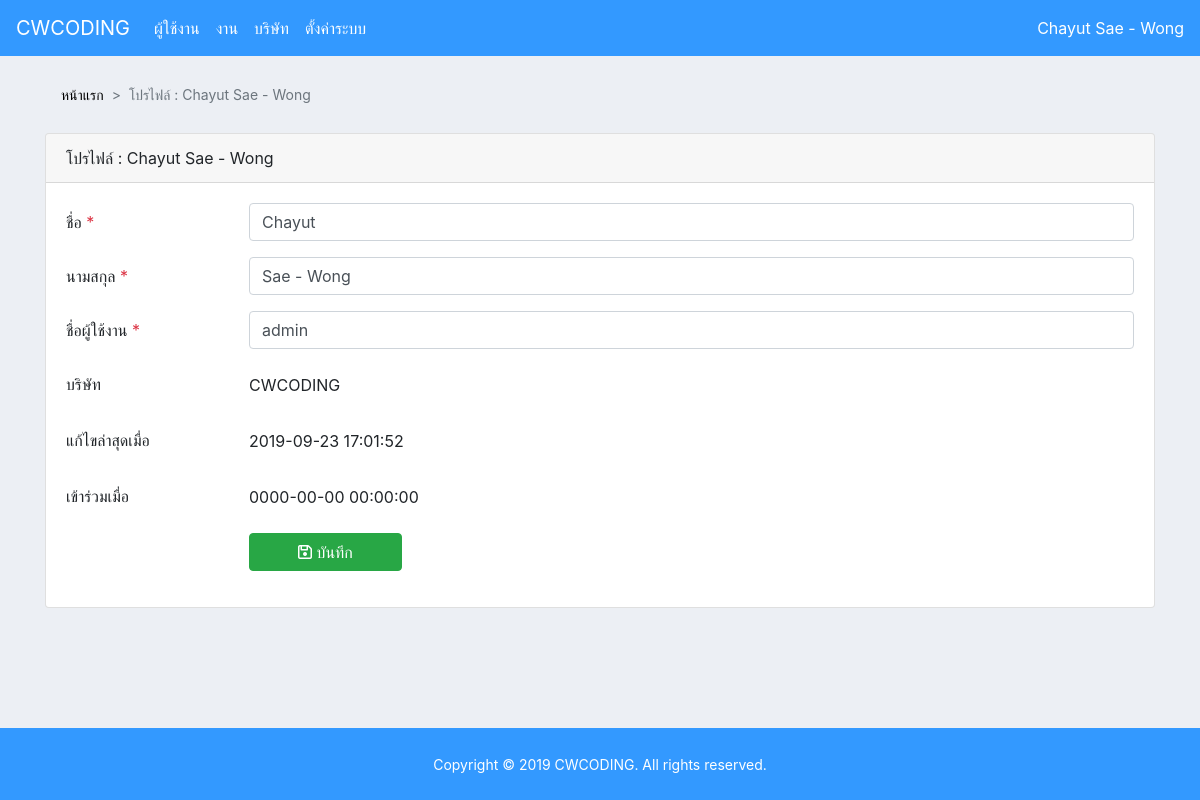
Page /app/dashboard/?page=users_profile (signed in) on the committed database.
### tables this page shows
CREATE TABLE `users` (
  `id` int(11) NOT NULL,
  `username` varchar(100) NOT NULL,
  `password` varchar(100) NOT NULL,
  `first_name` varchar(100) NOT NULL,
  `last_name` varchar(100) NOT NULL,
  `company` int(11) NOT NULL,
  `permission` enum('ADMINISTRATOR','USER') DEFAULT 'USER',
  `status` enum('Y','N') NOT NULL DEFAULT 'N',
  `updated_at` datetime NOT NULL,
  `created_at` datetime NOT NULL
);

CREATE TABLE `company` (
  `id` int(11) NOT NULL,
  `name` varchar(100) NOT NULL,
  `business_type` text NOT NULL,
  `about` text NOT NULL,
  `address` text NOT NULL,
  `province` int(11) NOT NULL,
  `tel` varchar(20) NOT NULL,
  `email` varchar(100) NOT NULL,
  `web_site` varchar(100) NOT NULL,
  `contact` varchar(100) NOT NULL,
  `updated_at` datetime NOT NULL,
  `created_at` datetime NOT NULL,
  `status` enum('Y','N') NOT NULL
);

### services/services.php (called while the page is built, shortened)
<?php
require_once("../../db_function/db_function.php");
$connection = db_connect();
function get_company($req = null)
{
    global $connection;
    if (!empty($req["id"])) {
        $id = $req["id"];
    }
    $sql = "SELECT `id`, `name`, `status`, `business_type`, `about`, `address`, `province`, `tel`, `email`, `web_site`, `contact`, `updated_at`, `created_at` FROM `company` ";
    if (!empty($req["id"])) {
        $sql .= "WHERE id = '" . $id . "' ";
    }
    $result = db_select($connection, $sql);
    $rows = array();
    if (!empty($result)) {
        foreach ($result as $row) {
            $rows[] = $row;
        }
    }
    return $rows;
}
function get_user($req = null)
{
    global $connection;
    if (!empty($req["id"])) {
        $id = $req["id"];
    }
    $condition = true;
    $sql = "SELECT * FROM `users` ";
    if (!empty($req["id"])) {
        $sql .= "WHERE id = '" . $id . "' ";
        $condition = false;
    }
    if (!empty($req["company"])) {
        if($condition === true){
            $sql .= " WHERE ";
        }else{
            $sql .= " AND ";
        }
        $sql .= " company = '" . $req["company"] . "' ";
    }
    $result = db_select($connection, $sql);
    $rows = array();
    if (!empty($result)) {
        foreach ($result as $row) {
            $rows[] = $row;
        }
    }
    return $rows;
}

### db_function/db_function.php (called while the page is built, shortened)
<?php
function db_query($connection,$sql){
    try{
        $result = $connection->query($sql);
        return $result;
    }
    catch(Exception $e){
        echo "Erorer Code : " . $e->getCode() ."<br/>DB Query Failed: " . $e->getMessage();
        exit();
    }
}
function db_select($connection,$sql){
        $result = db_query($connection,$sql);
        $rows = array();
        while($row = $result->fetch_assoc()){
            $rows[] = $row;
        }
        return $rows;
}
?>

### app/users/users_profile.php (the view, shortened to what this page needs)
<?php
$req = array(
    "id" => $_SESSION["USER_ID"],
    "company" => $_SESSION["COMPANY"],
);
$res = get_user($req);
?>
<nav aria-label="breadcrumb" class="mt-3">
    <div class="container">
        <ol class="breadcrumb">
            <li class="breadcrumb-item"><a href="./">หน้าแรก</a></li>
            <li class="breadcrumb-item active" aria-current="page">โปรไฟล์ : <?php echo $res[0]["first_name"]." ".$res[0]["last_name"]; ?></li>
        </ol>
    </div>
</nav>
<div id="page-content" class="mb-5">
    <div class="container">
        <div class="row">
            <div class="col-md-12">
                <div class="card">
                    <div class="card-header">
                        <div class="row">
                            <div class="col-md-6">
                            โปรไฟล์ : <?php echo $res[0]["first_name"]." ".$res[0]["last_name"]; ?>
                            </div>
                        </div>
                    </div>
                    <div class="card-body">
                        <form action="../users/do_users_profile.php" method="POST">
                            <div class="form-group row">
                                <label for="staticEmail" class="col-sm-2 col-form-label">ชื่อ <span class="text-danger">*</span></label>
                                <div class="col-sm-10">
                                    <input type="text" id="first_name" name="first_name" value="<?php echo $res[0]["first_name"];?>" class="form-control" required>
                                </div>
                            </div>
                            <div class="form-group row">
                                <label for="staticEmail" class="col-sm-2 col-form-label">นามสกุล <span class="text-danger">*</span></label>
                                <div class="col-sm-10">
                                    <input type="text" id="last_name" name="last_name" value="<?php echo $res[0]["last_name"];?>" class="form-control" required>
                                </div>
                            </div>
                            <div class="form-group row">
                                <label for="staticEmail" class="col-sm-2 col-form-label">ชื่อผู้ใช้งาน <span class="text-danger">*</span></label>
                                <div class="col-sm-10">
                                    <input type="text" id="username" name="username" value="<?php echo $res[0]["username"];?>" class="form-control" required>
                                </div>
                            </div>
                            <div class="form-group row">
                                <label for="staticEmail" class="col-sm-2 col-form-label">บริษัท</label>
                                <div class="col-sm-10 my-2">
                                    <?php
                                    $req_company = array(
                                        "id" => $res[0]["company"],
                                    );
                                    $res_company = get_company($req_company);
                                    echo $res_company[0]["name"];
                                    ?>
                                </div>
                            </div>
                            <div class="form-group row">
                                <label for="staticEmail" class="col-sm-2 col-form-label">แก้ไขล่าสุดเมื่อ</label>
                                <div class="col-sm-10 my-2">
                                    <?php echo $res[0]["updated_at"];?>
                                </div>
                            </div>
                            <div class="form-group row">
                                <label for="staticEmail" class="col-sm-2 col-form-label">เข้าร่วมเมื่อ</label>
                                <div class="col-sm-10 my-2">
                                    <?php echo $res[0]["created_at"];?>
                                </div>
                            </div>
                            <div class="form-group row">
                                <label for="staticEmail" class="col-sm-2 col-form-label"></label>
                                <div class="col-12 col-lg-2">
                                    <button type="submit" class="btn btn-block btn-success"><i class="fa fa-save"></i>
                                        บันทึก</button>
                                </div>
                            </div>
                        </form>
                    </div>
                </div>
            </div>
        </div>
    </div>
</div>

### assets/css/style.css (style rules this page uses)
:root { --input-padding-x: 1.5rem; --input-padding-y: .75rem; }
body { background: #007bff; background: linear-gradient(to right, #0062E6, #33AEFF); }
html, body { height: 100%; }
body { background: #eceff4 !important; }
#page-content { flex: 1 0 auto; }
.breadcrumb-item+.breadcrumb-item::before { display: inline-block; padding-right: .5rem; color: #6c757d; content: ">"; }
.breadcrumb { display: -ms-flexbox; display: flex; -ms-flex-wrap: wrap; flex-wrap: wrap; padding: .75rem 1rem; margin-bottom: 1rem; list-style: none; background-color: transparent; border-radius: .25rem; }
.breadcrumb-item { font-size: 14px; }
.breadcrumb-item>a { color: #000000; text-decoration: none; }

### rows in the picture
users: first_name "Chayut", last_name "Sae - Wong", username "admin", updated_at "2019-09-23 17:01:52", created_at "0000-00-00 00:00:00"
company: name "CWCODING"

### other values in the picture
$_SESSION["FIRSTNAME"] "Chayut"
$_SESSION["LASTNAME"] "Sae - Wong"
